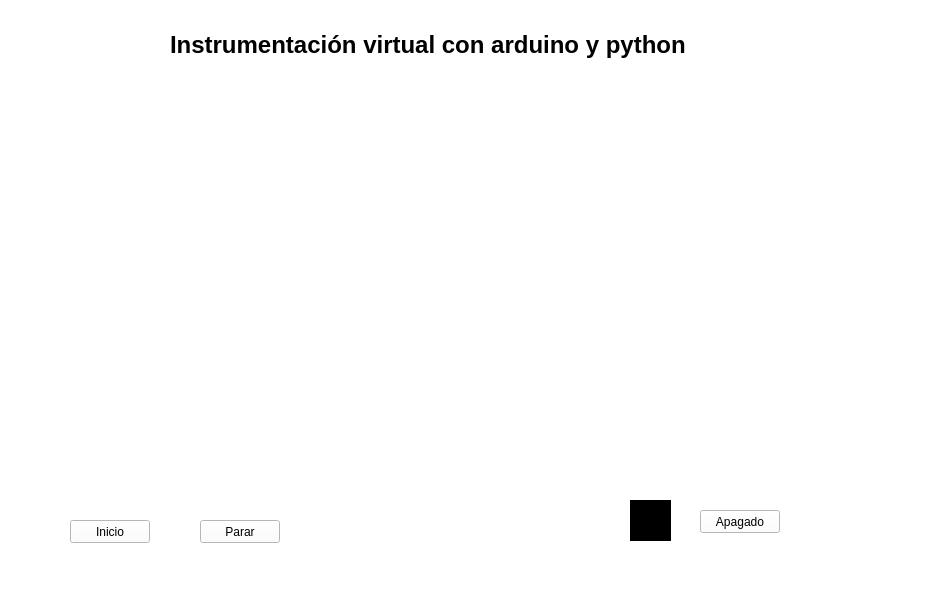
<?xml version="1.0" encoding="UTF-8"?>
<ui version="4.0">
 <class>MainWindow</class>
 <widget class="QMainWindow" name="MainWindow">
  <property name="geometry">
   <rect>
    <x>0</x>
    <y>0</y>
    <width>932</width>
    <height>602</height>
   </rect>
  </property>
  <property name="windowTitle">
   <string>MainWindow</string>
  </property>
  <property name="styleSheet">
   <string notr="true">background-color: rgb(255, 255, 255);</string>
  </property>
  <widget class="QWidget" name="centralwidget">
   <widget class="QLabel" name="label">
    <property name="geometry">
     <rect>
      <x>170</x>
      <y>30</y>
      <width>621</width>
      <height>31</height>
     </rect>
    </property>
    <property name="text">
     <string>&lt;html&gt;&lt;head/&gt;&lt;body&gt;&lt;p&gt;&lt;span style=&quot; font-size:18pt; font-weight:600;&quot;&gt;Instrumentación virtual con arduino y python &lt;/span&gt;&lt;/p&gt;&lt;/body&gt;&lt;/html&gt;</string>
    </property>
   </widget>
   <widget class="QWidget" name="verticalLayoutWidget">
    <property name="geometry">
     <rect>
      <x>70</x>
      <y>70</y>
      <width>811</width>
      <height>411</height>
     </rect>
    </property>
    <layout class="QVBoxLayout" name="grafica"/>
   </widget>
   <widget class="QPushButton" name="inicio">
    <property name="geometry">
     <rect>
      <x>70</x>
      <y>520</y>
      <width>80</width>
      <height>23</height>
     </rect>
    </property>
    <property name="text">
     <string>Inicio</string>
    </property>
   </widget>
   <widget class="QPushButton" name="parar">
    <property name="geometry">
     <rect>
      <x>200</x>
      <y>520</y>
      <width>80</width>
      <height>23</height>
     </rect>
    </property>
    <property name="text">
     <string>Parar</string>
    </property>
   </widget>
   <widget class="QGraphicsView" name="Led">
    <property name="geometry">
     <rect>
      <x>630</x>
      <y>500</y>
      <width>41</width>
      <height>41</height>
     </rect>
    </property>
    <property name="styleSheet">
     <string notr="true">background-color: rgb(0, 0, 0);</string>
    </property>
   </widget>
   <widget class="QPushButton" name="On_off">
    <property name="geometry">
     <rect>
      <x>700</x>
      <y>510</y>
      <width>80</width>
      <height>23</height>
     </rect>
    </property>
    <property name="text">
     <string>Apagado</string>
    </property>
   </widget>
  </widget>
  <widget class="QStatusBar" name="statusbar"/>
 </widget>
 <resources/>
 <connections/>
</ui>
